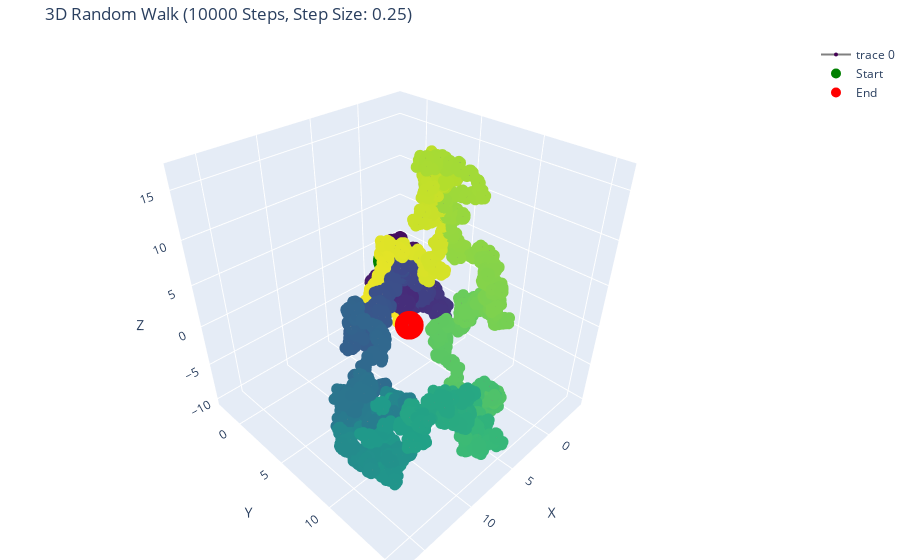

Source (notebook cell):
### Code cell
VizRandomWalk3D_Plotly((0, 0, 0), 10000, 0.25)

### Figure 1 — Plotly figure (JSON) as saved in the notebook; plotly's stock layout.template omitted (floating-point values rounded to 4 significant figures; data arrays with more than 128 entries replaced by an {"elided": "..."} marker saying what was removed)
{"data": [{"line": {"color": "gray", "width": 2}, "marker": {"color": {"elided": "10001 float values"}, "colorscale": [[0, "#440154"], [0.1111, "#482878"], [0.2222, "#3e4989"], [0.3333, "#31688e"], [0.4444, "#26828e"], [0.5556, "#1f9e89"], [0.6667, "#35b779"], [0.7778, "#6ece58"], [0.8889, "#b5de2b"], [1, "#fde725"]], "size": 4}, "mode": "lines+markers", "type": "scatter3d", "x": {"elided": "10001 float values"}, "y": {"elided": "10001 float values"}, "z": {"elided": "10001 float values"}}, {"marker": {"color": "green", "size": 10}, "mode": "markers", "name": "Start", "type": "scatter3d", "x": [0], "y": [0], "z": [0]}, {"marker": {"color": "red", "size": 10}, "mode": "markers", "name": "End", "type": "scatter3d", "x": [3.773], "y": [5.547], "z": [-2.428]}], "layout": {"margin": {"b": 0, "l": 0, "r": 0, "t": 40}, "scene": {"aspectmode": "cube", "xaxis": {"title": {"text": "X"}}, "yaxis": {"title": {"text": "Y"}}, "zaxis": {"title": {"text": "Z"}}}, "title": {"text": "3D Random Walk (10000 Steps, Step Size: 0.25)"}}}
